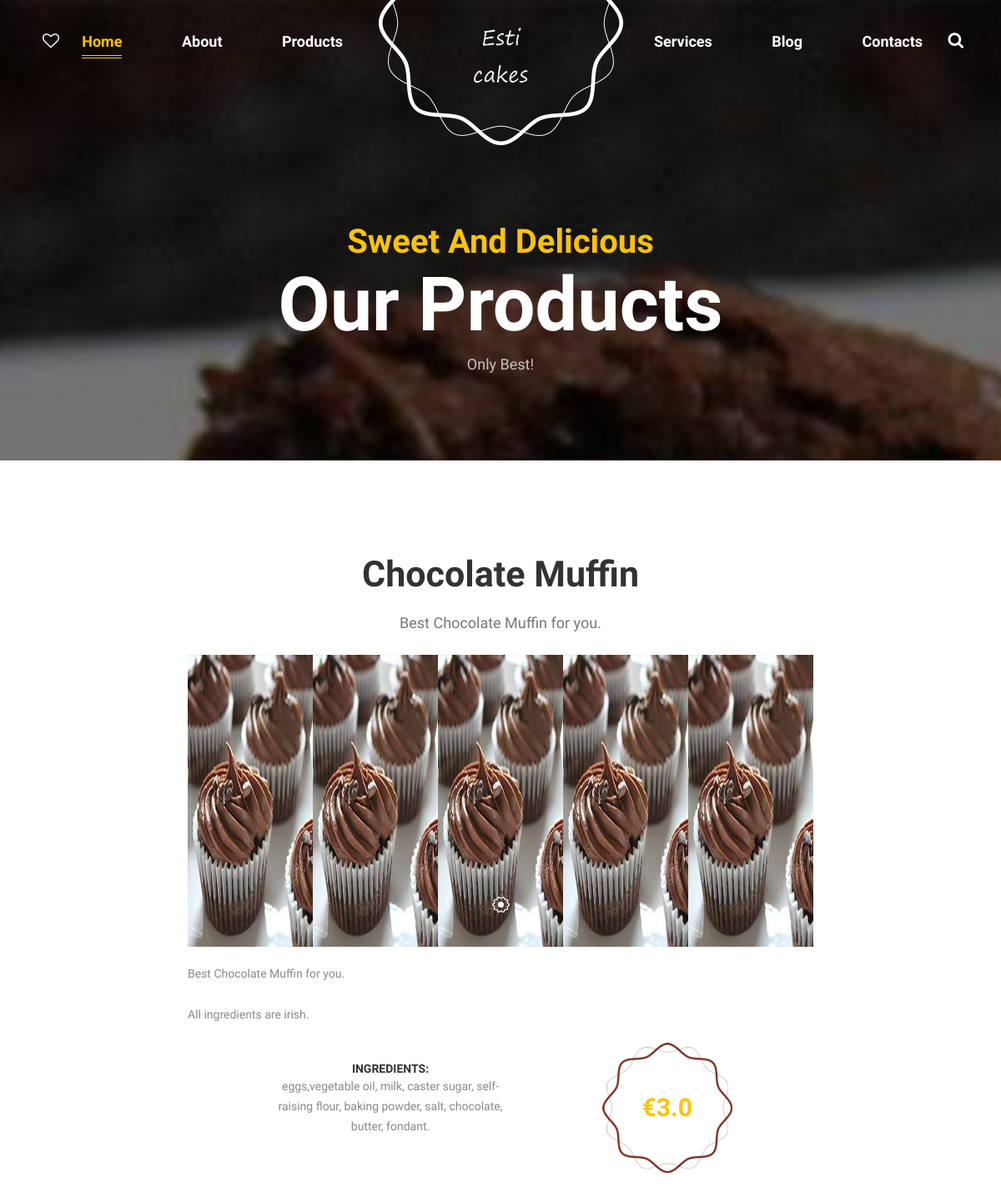
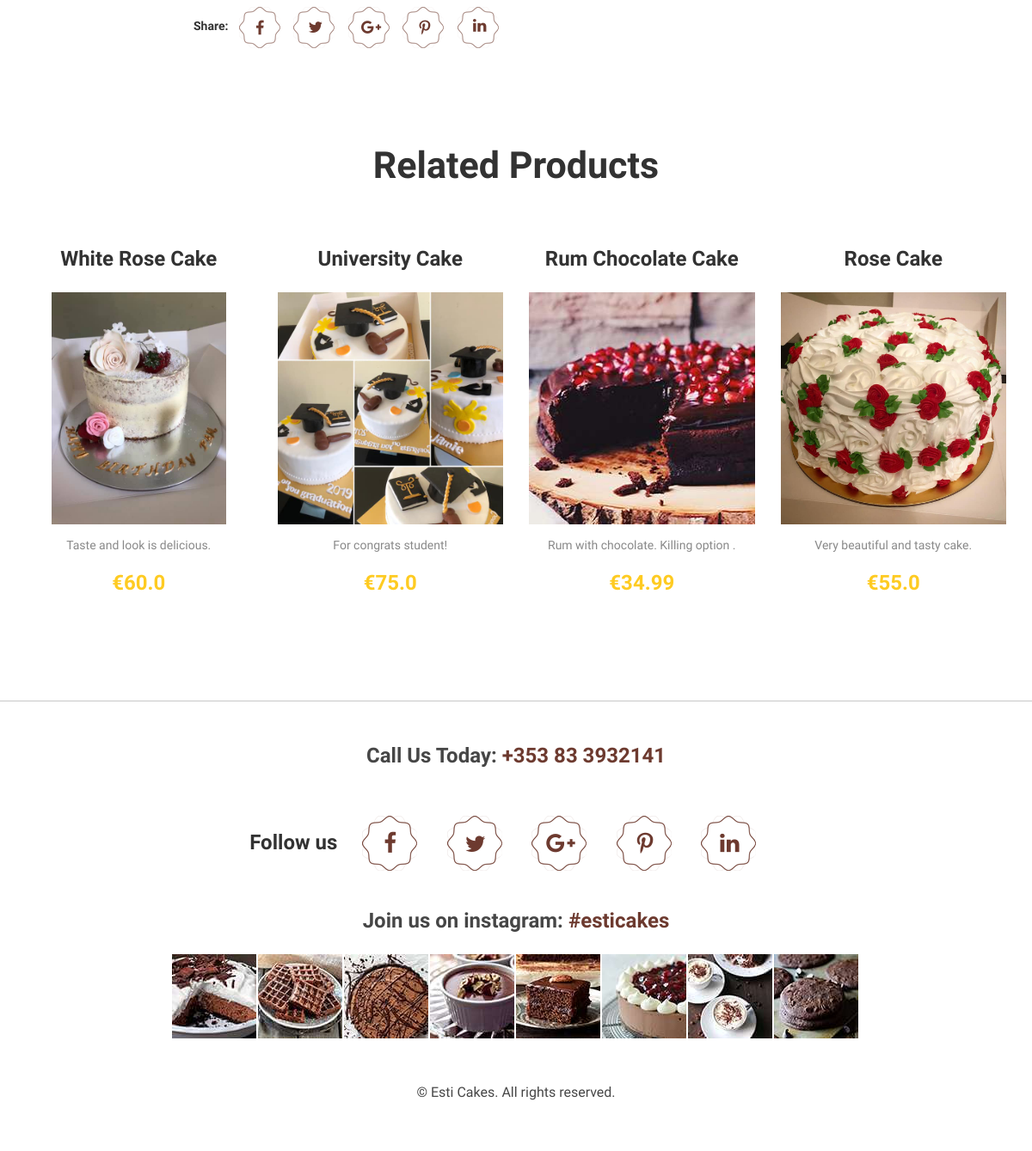
/cake/1, run on the app's committed database (2 pictures, top to bottom).
### website/models.py (models this page shows, shortened)
class Cake(models.Model):
    name = models.TextField(default=None, blank=True, null=True)
    price = models.FloatField(default=0,blank=True, null=True)
    description = models.TextField(default=None, blank=True, null=True)
    long_description = models.TextField(default='All ingredients are irish.', blank=True, null=True)
    ingredients = models.TextField(default='eggs,vegetable oil, milk, caster sugar, self-raising flour, baking powder, salt, chocolate, butter, fondant', blank=True, null=True)
    image1 = models.ImageField(upload_to='static/image', max_length=100, blank = True, null=True)
    image2 = models.ImageField(upload_to='static/image', max_length=100, blank = True, null=True)
    image3 = models.ImageField(upload_to='static/image', max_length=100, blank = True, null=True)
    image4 = models.ImageField(upload_to='static/image', max_length=100, blank = True, null=True)
    video =  models.FileField(upload_to='static/image', blank = True, null=True)
    CATEGORIES = (
        ('Muffins', 'Muffins'),
        ('Fondant_Cakes', 'Fondant_Cakes'),
        ('Cookies', 'Cookies'),
        ('Cakes', 'Cakes'),
        ('Desserts', 'Desserts'),
    )
    category = models.CharField('Category', max_length=25, choices=CATEGORIES, blank=False, default='Cakes')
    class Meta:
        ordering = ('-name',)

### website/views.py (the view)
# urls.py: path('cake/<int:pk>', views.CakeDetailView.as_view(), name='cake'),
class CakeDetailView(DetailView):
    template_name = 'products-detail.html'
    model = Cake
    context_object_name = 'ccake'
    def get_context_data(self, **kwargs):
        context = super().get_context_data(**kwargs)
        context['now'] = timezone.now()
        context['cakes'] = Cake.objects.all()[:4]
        return context

### templates/products-detail.html (shortened to what this page needs)
{% extends 'base.html' %}
{% load static %}
{% block content %}
 <div id="content-block">
        {% include "header.html" %}
        <div class="bgImages opacityLayer" style="background-image: url({% static "img/products-bg.jpg" %}); background-position: 50% 50%; background-size: cover">
            <div class="container">
                <div class="cell-view tableCellVH2">
                    <div class="emptySpace100 emptySpace-md50"></div>
                    <div class="emptySpace115 emptySpace-md50"></div>
                    <div class="row">
                        <div class="col-sm-8 col-sm-offset-2">
                            <div class="big titleShortcode">
                                <h3 class="h3">Sweet And Delicious</h3>
                                <h2 class="h1">Our Products</h2>
                                <div class="emptySpace5"></div>
                                <p>Only Best!</p>
                            </div>
                        </div>
                    </div>
                    <div class="emptySpace50"></div>
                </div>
            </div>
        </div>
        <div class="bgWhite">
            <div class="container">
                <div class="emptySpace-xs60 emptySpace110"></div>
                <div class="row">
                    <div class="col-sm-8 col-sm-offset-2 col-md-6 col-md-offset-3">
                        <div class="big subTitleShortcode">
                            <h2 class="h2">{{ccake.name}}</h2>
                            <div class="emptySpace20"></div>
                            <p>{{ccake.description}}</p>
                        </div>
                    </div>
                </div>
                <div class="emptySpace25"></div>
                <div class="row">
                    <div class="col-lg-8 col-lg-offset-2">
                        <div class="swiper-container" data-loop="1" style="height: 350px">
                            <div class="swiper-wrapper">
                                <div class="swiper-slide" style="background: url({{ccake.image1.url}});  background-position: 50% 50%; background-size: 20% 100%;"></div>
                            </div>
                            <div class="swiper-pagination swiper-pagination-white"></div>
                        </div>
                    </div>
                </div>
                <div class="emptySpace20"></div>
                <div class="row">
                    <div class="col-lg-8 col-lg-offset-2">
                        <div class="normall">
                            <p>{{ccake.description}}</p>
                            <div class="emptySpace25"></div>
                            <p>{{ccake.long_description}}</p>
                        </div>
                    </div>
                </div>
                <div class="emptySpace35 emptySpace-xs25"></div>
                <div class="row">
                    <div class="col-lg-8 col-lg-offset-2">
                        <div class="normall ingShortcode">
                            <h6 class="h6">Ingredients:</h6>
                            <p>{{ccake.ingredients}}.</p>
                        </div>
                        <a href="#" class="sweetPrice2 productPrice spin spin2">€{{ccake.price}}</a>
                    </div>
                </div>
                <div class="emptySpace10"></div>
                <div class="row">
                    <div class="col-lg-8 col-lg-offset-2">
                        <div class="share">Share:</div>
                        <div class="socialWrapper2">
                            <a class="social2 shareBg spin spin2" href="#">
								<i class="fa fa-facebook shareF2"></i>
							</a>
                            <a class="social2 shareBg spin spin2" href="#">
								<i class="fa fa-twitter shareT2"></i>
							</a>
                            <a class="social2 shareBg spin spin2" href="#">
                            	<i class="fa fa-google-plus shareG2"></i>
                            </a>
                            <a class="social2 shareBg spin spin2" href="#">
                            	<i class="fa fa-pinterest-p sharePi2"></i>
                            </a>
                            <a class="social2 shareBg spin spin2" href="#">
								<i class="fa fa-linkedin shareIn2"></i>
							</a>
                        </div>
                    </div>
                </div>
                <div class="emptySpace-xs60 emptySpace110"></div>
                <div class="row">
                    <div class="col-sm-6 col-sm-offset-3">
                        <div class="titleShortcode2">
                            <h2 class="h2">Related Products</h2>
                        </div>
                    </div>
                </div>
                <div class="emptySpace70 emptySpace-xs30"></div>
                <div class="swiper-container" data-breakpoints="1" data-xs-slides="1" data-sm-slides="2" data-md-slides="3" data-slides-per-view="4" data-space="30">
                    <div class="swiper-wrapper">
                        {% for cake in cakes %}
                            <div class="swiper-slide">
                                <div class="normall contentShortcode">
                                    <a href="{% url "website:cake" pk=cake.id %}"><h4 class="h4">{{cake.name}}</h4></a>
                                    <div class="emptySpace-xs15 emptySpace25"></div>
                                    <a class="imgLayer" href="{% url "website:cake" pk=cake.id %}"><img class="imgShortcode" src="{{cake.image1.url}}" alt="" style="height:270px;"></a>
                                    <div class="emptySpace5"></div>
                                    <p>{{cake.description}}</p>
                                    <div class="emptySpace-xs15 emptySpace20"></div>
                                    <div class="sweetPrice">€{{cake.price}}</div>
                                </div>
                            </div>
                        {% endfor %}
                </div>
                <div class="emptySpace125 emptySpace-xs60"></div>
            </div>
        </div>
        <div class="footerSeparator"></div>
        <div class="emptySpace50 emptySpace-xs30"></div>
{% endblock %}

### data on the page
Cake: name "Chocolate Muffin", description "Best Chocolate Muffin for you.", image1 (picture), long_description "All ingredients are irish.", ingredients "eggs,vegetable oil, milk, caster sugar, self-raising flour, baking powder, salt, chocolate, butter, fondant", price "3.0"
Cake: name "White Rose Cake", image1 (picture), description "Taste and look is delicious.", price "60.0"
Cake: name "University Cake", image1 (picture), description "For congrats student!", price "75.0"
Cake: name "Rum Chocolate Cake", image1 (picture), description "Rum with chocolate. Killing option .", price "34.99"
Cake: name "Rose Cake", image1 (picture), description "Very beautiful and tasty cake.", price "55.0"
